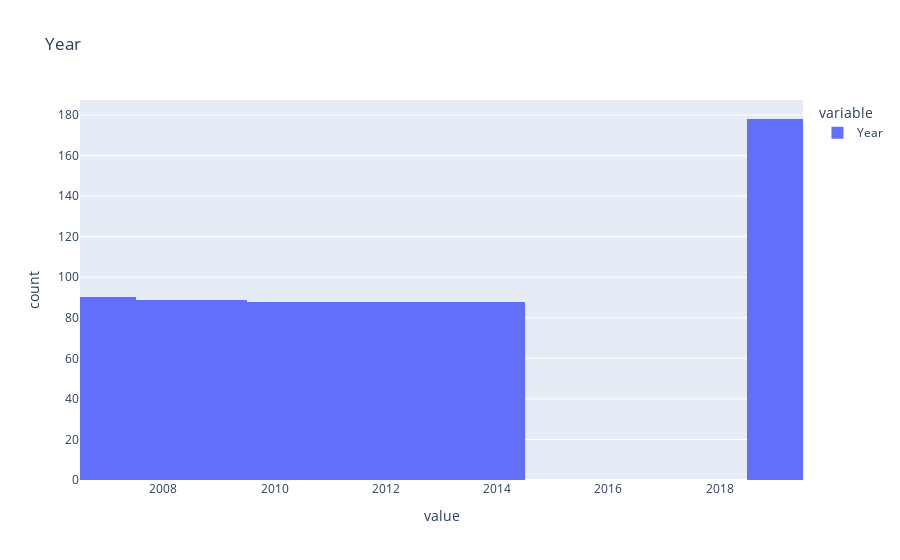
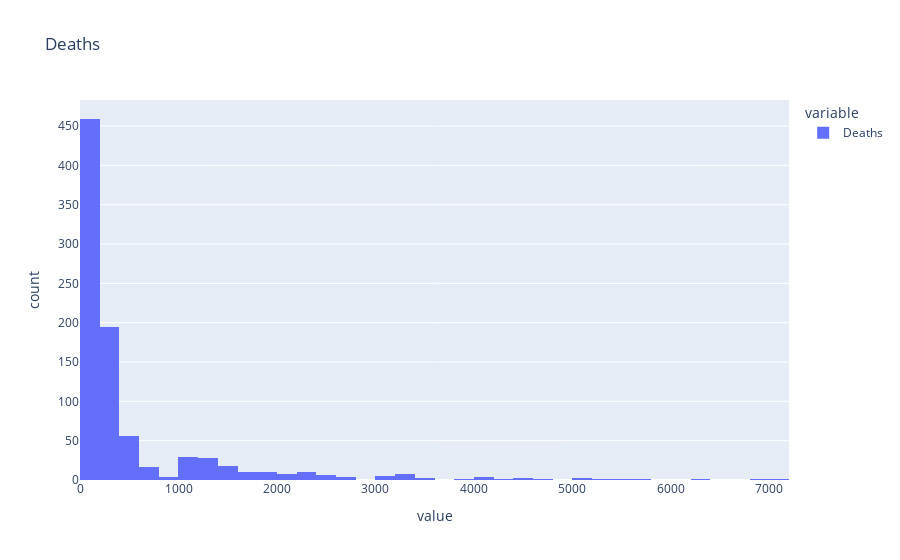
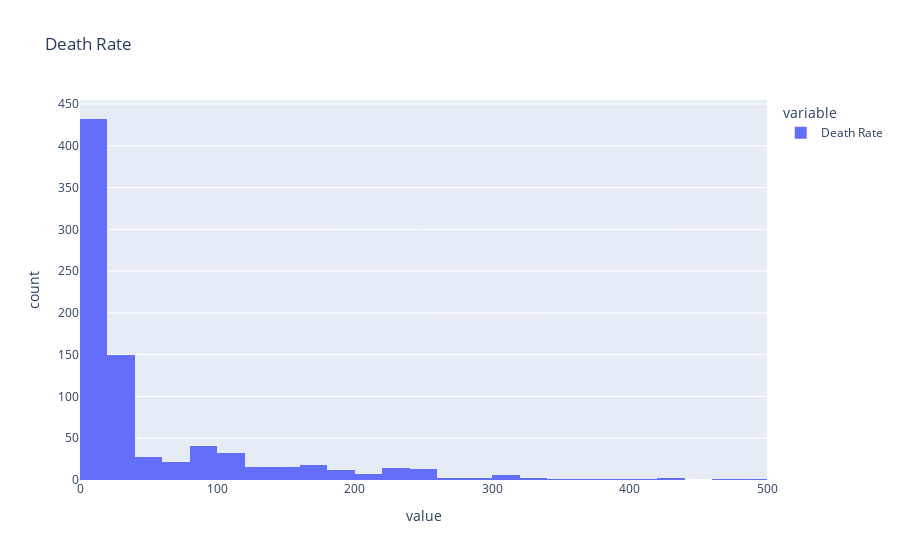
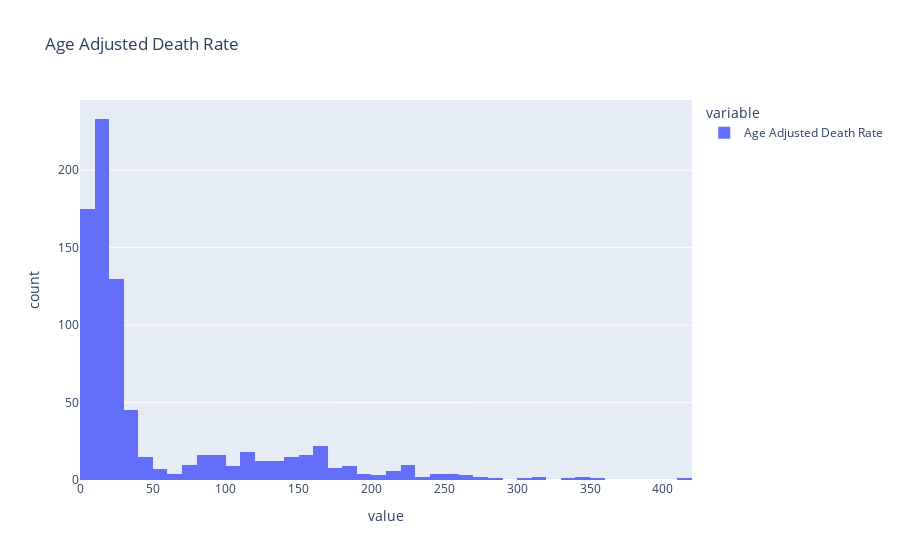

These figures' notebook cell, in order:
### Markdown cell above
Now show the distributions of data.

### Code cell
# show histograms for numeric columns
numeric_columns = ['Year', 'Deaths', 'Death Rate', 'Age Adjusted Death Rate']
for column in numeric_columns:
    fig = df[column].hist(title = column)
    fig.show()

### Figure 1 — Plotly figure (JSON) as saved in the notebook; plotly's stock layout.template omitted (floating-point values rounded to 4 significant figures; data arrays with more than 128 entries replaced by an {"elided": "..."} marker saying what was removed)
{"data": [{"alignmentgroup": "True", "bingroup": "x", "hovertemplate": "variable=Year<br>value=%{x}<br>count=%{y}<extra></extra>", "legendgroup": "Year", "marker": {"color": "#636efa", "pattern": {"shape": ""}}, "name": "Year", "offsetgroup": "Year", "orientation": "v", "showlegend": true, "type": "histogram", "x": {"elided": "886 int values"}, "xaxis": "x", "yaxis": "y"}], "layout": {"barmode": "relative", "legend": {"title": {"text": "variable"}, "tracegroupgap": 0}, "title": {"text": "Year"}, "xaxis": {"anchor": "y", "domain": [0, 1], "title": {"text": "value"}}, "yaxis": {"anchor": "x", "domain": [0, 1], "title": {"text": "count"}}}}

### Figure 2 — Plotly figure (JSON) as saved in the notebook; plotly's stock layout.template omitted (floating-point values rounded to 4 significant figures; data arrays with more than 128 entries replaced by an {"elided": "..."} marker saying what was removed)
{"data": [{"alignmentgroup": "True", "bingroup": "x", "hovertemplate": "variable=Deaths<br>value=%{x}<br>count=%{y}<extra></extra>", "legendgroup": "Deaths", "marker": {"color": "#636efa", "pattern": {"shape": ""}}, "name": "Deaths", "offsetgroup": "Deaths", "orientation": "v", "showlegend": true, "type": "histogram", "x": {"elided": "886 int values"}, "xaxis": "x", "yaxis": "y"}], "layout": {"barmode": "relative", "legend": {"title": {"text": "variable"}, "tracegroupgap": 0}, "title": {"text": "Deaths"}, "xaxis": {"anchor": "y", "domain": [0, 1], "title": {"text": "value"}}, "yaxis": {"anchor": "x", "domain": [0, 1], "title": {"text": "count"}}}}

### Figure 3 — Plotly figure (JSON) as saved in the notebook; plotly's stock layout.template omitted (floating-point values rounded to 4 significant figures; data arrays with more than 128 entries replaced by an {"elided": "..."} marker saying what was removed)
{"data": [{"alignmentgroup": "True", "bingroup": "x", "hovertemplate": "variable=Death Rate<br>value=%{x}<br>count=%{y}<extra></extra>", "legendgroup": "Death Rate", "marker": {"color": "#636efa", "pattern": {"shape": ""}}, "name": "Death Rate", "offsetgroup": "Death Rate", "orientation": "v", "showlegend": true, "type": "histogram", "x": {"elided": "886 float values"}, "xaxis": "x", "yaxis": "y"}], "layout": {"barmode": "relative", "legend": {"title": {"text": "variable"}, "tracegroupgap": 0}, "title": {"text": "Death Rate"}, "xaxis": {"anchor": "y", "domain": [0, 1], "title": {"text": "value"}}, "yaxis": {"anchor": "x", "domain": [0, 1], "title": {"text": "count"}}}}

### Figure 4 — Plotly figure (JSON) as saved in the notebook; plotly's stock layout.template omitted (floating-point values rounded to 4 significant figures; data arrays with more than 128 entries replaced by an {"elided": "..."} marker saying what was removed)
{"data": [{"alignmentgroup": "True", "bingroup": "x", "hovertemplate": "variable=Age Adjusted Death Rate<br>value=%{x}<br>count=%{y}<extra></extra>", "legendgroup": "Age Adjusted Death Rate", "marker": {"color": "#636efa", "pattern": {"shape": ""}}, "name": "Age Adjusted Death Rate", "offsetgroup": "Age Adjusted Death Rate", "orientation": "v", "showlegend": true, "type": "histogram", "x": {"elided": "886 float values"}, "xaxis": "x", "yaxis": "y"}], "layout": {"barmode": "relative", "legend": {"title": {"text": "variable"}, "tracegroupgap": 0}, "title": {"text": "Age Adjusted Death Rate"}, "xaxis": {"anchor": "y", "domain": [0, 1], "title": {"text": "value"}}, "yaxis": {"anchor": "x", "domain": [0, 1], "title": {"text": "count"}}}}
